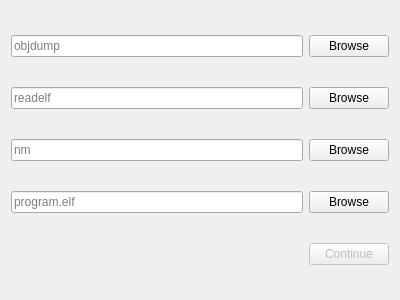
<?xml version="1.0" encoding="UTF-8"?>
<ui version="4.0">
 <class>BinUtilsDialog</class>
 <widget class="QDialog" name="BinUtilsDialog">
  <property name="geometry">
   <rect>
    <x>0</x>
    <y>0</y>
    <width>400</width>
    <height>300</height>
   </rect>
  </property>
  <property name="windowTitle">
   <string>Dialog</string>
  </property>
  <layout class="QGridLayout" name="gridLayout">
   <item row="4" column="1">
    <widget class="QPushButton" name="continueButton">
     <property name="enabled">
      <bool>false</bool>
     </property>
     <property name="text">
      <string>Continue</string>
     </property>
    </widget>
   </item>
   <item row="1" column="0">
    <widget class="QLineEdit" name="readelfLineEdit">
     <property name="placeholderText">
      <string>readelf</string>
     </property>
    </widget>
   </item>
   <item row="2" column="1">
    <widget class="QPushButton" name="nmButton">
     <property name="text">
      <string>Browse</string>
     </property>
    </widget>
   </item>
   <item row="1" column="1">
    <widget class="QPushButton" name="readelfButton">
     <property name="text">
      <string>Browse</string>
     </property>
    </widget>
   </item>
   <item row="2" column="0">
    <widget class="QLineEdit" name="nmLineEdit">
     <property name="placeholderText">
      <string>nm</string>
     </property>
    </widget>
   </item>
   <item row="0" column="0">
    <widget class="QLineEdit" name="objdumpLineEdit">
     <property name="placeholderText">
      <string>objdump</string>
     </property>
    </widget>
   </item>
   <item row="0" column="1">
    <widget class="QPushButton" name="objdumpButton">
     <property name="text">
      <string>Browse</string>
     </property>
    </widget>
   </item>
   <item row="3" column="0">
    <widget class="QLineEdit" name="elfLineEdit">
     <property name="placeholderText">
      <string>program.elf</string>
     </property>
    </widget>
   </item>
   <item row="3" column="1">
    <widget class="QPushButton" name="elfButton">
     <property name="text">
      <string>Browse</string>
     </property>
    </widget>
   </item>
  </layout>
 </widget>
 <resources/>
 <connections/>
</ui>
